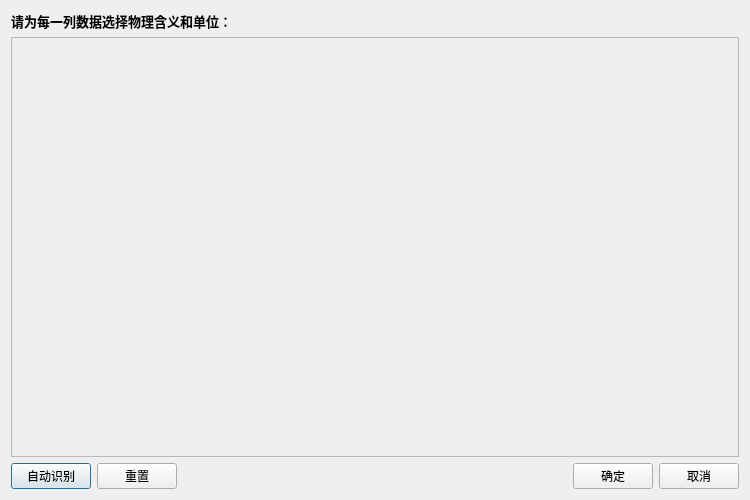
<?xml version="1.0" encoding="UTF-8"?>
<ui version="4.0">
 <class>DataColumnDialog</class>
 <widget class="QDialog" name="DataColumnDialog">
  <property name="geometry">
   <rect>
    <x>0</x>
    <y>0</y>
    <width>750</width>
    <height>500</height>
   </rect>
  </property>
  <property name="windowTitle">
   <string>数据列属性定义</string>
  </property>
  <layout class="QVBoxLayout" name="mainLayout">
   <item>
    <widget class="QLabel" name="infoLabel">
     <property name="text">
      <string>请为每一列数据选择物理含义和单位：</string>
     </property>
     <property name="font">
      <font>
       <bold>true</bold>
       <pointsize>10</pointsize>
      </font>
     </property>
    </widget>
   </item>
   <item>
    <widget class="QScrollArea" name="scrollArea">
     <property name="widgetResizable">
      <bool>true</bool>
     </property>
     <widget class="QWidget" name="scrollContent">
      <property name="geometry">
       <rect>
        <x>0</x>
        <y>0</y>
        <width>730</width>
        <height>400</height>
       </rect>
      </property>
      <layout class="QVBoxLayout" name="scrollLayout"/>
     </widget>
    </widget>
   </item>
   <item>
    <layout class="QHBoxLayout" name="buttonLayout">
     <item>
      <widget class="QPushButton" name="btnPreset">
       <property name="text">
        <string>自动识别</string>
       </property>
      </widget>
     </item>
     <item>
      <widget class="QPushButton" name="btnReset">
       <property name="text">
        <string>重置</string>
       </property>
      </widget>
     </item>
     <item>
      <spacer name="horizontalSpacer">
       <property name="orientation">
        <enum>Qt::Horizontal</enum>
       </property>
       <property name="sizeHint" stdset="0">
        <size>
         <width>40</width>
         <height>20</height>
        </size>
       </property>
      </spacer>
     </item>
     <item>
      <widget class="QPushButton" name="btnOk">
       <property name="text">
        <string>确定</string>
       </property>
      </widget>
     </item>
     <item>
      <widget class="QPushButton" name="btnCancel">
       <property name="text">
        <string>取消</string>
       </property>
      </widget>
     </item>
    </layout>
   </item>
  </layout>
 </widget>
 <resources/>
 <connections/>
</ui>
